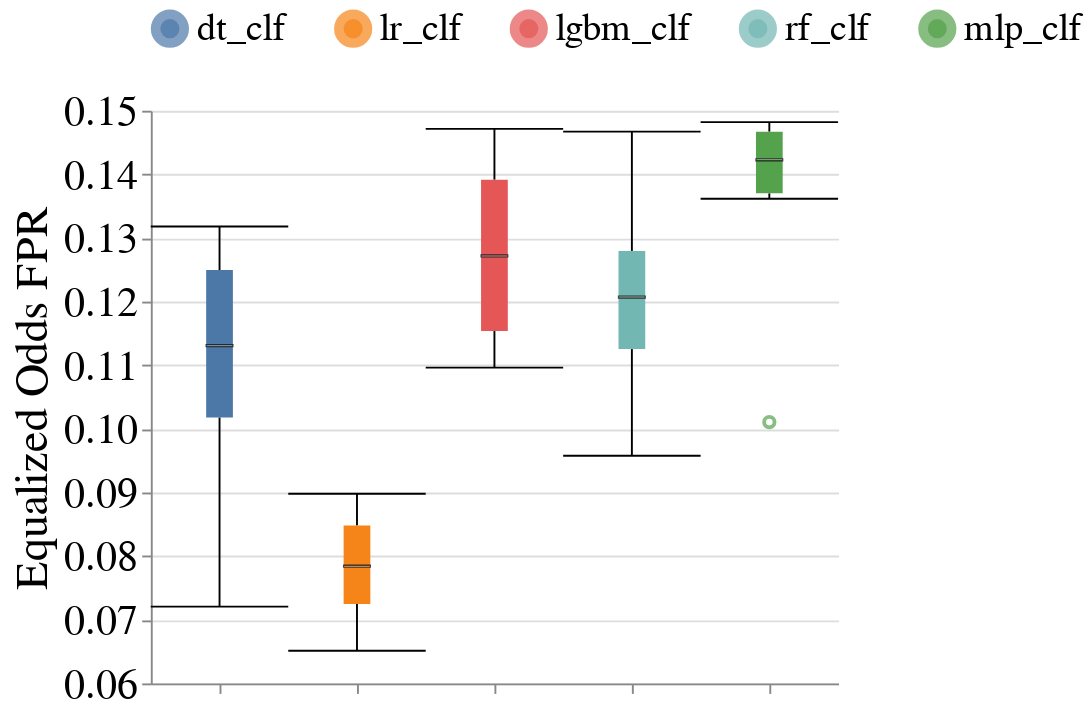

This figure's notebook cell:
### Markdown cell above
### Disparity Metrics

### Code cell
create_box_plots_for_diff_baseline_models(dataset_name=DATASET_NAME,
                                          metric_name='Equalized_Odds_FPR',
                                          group=SENSITIVE_ATTR_FOR_DISPARITY_METRICS,
                                          db_client=db_client)

### Figure 1 — Vega-Lite specification as saved in the notebook (floating-point values rounded to 4 significant figures)
{"config": {"view": {"continuousWidth": 400, "continuousHeight": 300, "stroke": null}, "axis": {"labelFontSize": 22, "labelFontWeight": "normal", "titleFontSize": 24, "titleFontWeight": "normal"}, "facet": {"spacing": 10}, "header": {"labelFontSize": 20, "labelOrient": "bottom", "labelPadding": 5, "titleFontSize": 20}, "legend": {"columns": 5, "direction": "horizontal", "labelFontSize": 20, "labelLimit": 400, "orient": "top", "symbolStrokeWidth": 10, "titleAnchor": "middle", "titleFontSize": 22, "titleLimit": 300}, "title": {"fontSize": 20}}, "data": {"name": "data-cc97584368808569705d7d0a8d3c53eb"}, "mark": {"type": "boxplot", "median": {"stroke": "black", "strokeWidth": 0.7}, "ticks": true}, "encoding": {"color": {"field": "Model_Name", "sort": ["dt_clf", "lr_clf", "lgbm_clf", "rf_clf", "mlp_clf"], "title": null, "type": "nominal"}, "x": {"axis": {"labels": false}, "field": "Model_Name", "sort": ["dt_clf", "lr_clf", "lgbm_clf", "rf_clf", "mlp_clf"], "title": null, "type": "nominal"}, "y": {"field": "Metric_Value", "scale": {"zero": false}, "title": "Equalized Odds FPR", "type": "quantitative"}}, "width": 360, "$schema": "https://vega.github.io/schema/vega-lite/v4.17.0.json", "datasets": {"data-cc97584368808569705d7d0a8d3c53eb": [{"Metric": "Equalized_Odds_FPR", "Metric_Value": 0.1025, "Model_Name": "dt_clf", "Null_Imputer_Name": "baseline", "Virny_Random_State": 100}, {"Metric": "Equalized_Odds_FPR", "Metric_Value": 0.08981, "Model_Name": "lr_clf", "Null_Imputer_Name": "baseline", "Virny_Random_State": 100}, {"Metric": "Equalized_Odds_FPR", "Metric_Value": 0.1235, "Model_Name": "rf_clf", "Null_Imputer_Name": "baseline", "Virny_Random_State": 100}, {"Metric": "Equalized_Odds_FPR", "Metric_Value": 0.1011, "Model_Name": "mlp_clf", "Null_Imputer_Name": "baseline", "Virny_Random_State": 100}, {"Metric": "Equalized_Odds_FPR", "Metric_Value": 0.1401, "Model_Name": "lgbm_clf", "Null_Imputer_Name": "baseline", "Virny_Random_State": 100}, {"Metric": "Equalized_Odds_FPR", "Metric_Value": 0.1236, "Model_Name": "dt_clf", "Null_Imputer_Name": "baseline", "Virny_Random_State": 200}, {"Metric": "Equalized_Odds_FPR", "Metric_Value": 0.08547, "Model_Name": "lr_clf", "Null_Imputer_Name": "baseline", "Virny_Random_State": 200}, {"Metric": "Equalized_Odds_FPR", "Metric_Value": 0.1295, "Model_Name": "rf_clf", "Null_Imputer_Name": "baseline", "Virny_Random_State": 200}, {"Metric": "Equalized_Odds_FPR", "Metric_Value": 0.1482, "Model_Name": "mlp_clf", "Null_Imputer_Name": "baseline", "Virny_Random_State": 200}, {"Metric": "Equalized_Odds_FPR", "Metric_Value": 0.1181, "Model_Name": "lgbm_clf", "Null_Imputer_Name": "baseline", "Virny_Random_State": 200}, {"Metric": "Equalized_Odds_FPR", "Metric_Value": 0.07207, "Model_Name": "dt_clf", "Null_Imputer_Name": "baseline", "Virny_Random_State": 300}, {"Metric": "Equalized_Odds_FPR", "Metric_Value": 0.06513, "Model_Name": "lr_clf", "Null_Imputer_Name": "baseline", "Virny_Random_State": 300}, {"Metric": "Equalized_Odds_FPR", "Metric_Value": 0.09577, "Model_Name": "rf_clf", "Null_Imputer_Name": "baseline", "Virny_Random_State": 300}, {"Metric": "Equalized_Odds_FPR", "Metric_Value": 0.1362, "Model_Name": "mlp_clf", "Null_Imputer_Name": "baseline", "Virny_Random_State": 300}, {"Metric": "Equalized_Odds_FPR", "Metric_Value": 0.1145, "Model_Name": "lgbm_clf", "Null_Imputer_Name": "baseline", "Virny_Random_State": 300}, {"Metric": "Equalized_Odds_FPR", "Metric_Value": 0.1318, "Model_Name": "dt_clf", "Null_Imputer_Name": "baseline", "Virny_Random_State": 400}, {"Metric": "Equalized_Odds_FPR", "Metric_Value": 0.07401, "Model_Name": "lr_clf", "Null_Imputer_Name": "baseline", "Virny_Random_State": 400}, {"Metric": "Equalized_Odds_FPR", "Metric_Value": 0.1467, "Model_Name": "rf_clf", "Null_Imputer_Name": "baseline", "Virny_Random_State": 400}, {"Metric": "Equalized_Odds_FPR", "Metric_Value": 0.145, "Model_Name": "mlp_clf", "Null_Imputer_Name": "baseline", "Virny_Random_State": 400}, {"Metric": "Equalized_Odds_FPR", "Metric_Value": 0.1363, "Model_Name": "lgbm_clf", "Null_Imputer_Name": "baseline", "Virny_Random_State": 400}, {"Metric": "Equalized_Odds_FPR", "Metric_Value": 0.1016, "Model_Name": "dt_clf", "Null_Imputer_Name": "baseline", "Virny_Random_State": 500}, {"Metric": "Equalized_Odds_FPR", "Metric_Value": 0.08283, "Model_Name": "lr_clf", "Null_Imputer_Name": "baseline", "Virny_Random_State": 500}, {"Metric": "Equalized_Odds_FPR", "Metric_Value": 0.1107, "Model_Name": "rf_clf", "Null_Imputer_Name": "baseline", "Virny_Random_State": 500}, {"Metric": "Equalized_Odds_FPR", "Metric_Value": 0.1396, "Model_Name": "mlp_clf", "Null_Imputer_Name": "baseline", "Virny_Random_State": 500}, {"Metric": "Equalized_Odds_FPR", "Metric_Value": 0.1096, "Model_Name": "lgbm_clf", "Null_Imputer_Name": "baseline", "Virny_Random_State": 500}, {"Metric": "Equalized_Odds_FPR", "Metric_Value": 0.1254, "Model_Name": "dt_clf", "Null_Imputer_Name": "baseline", "Virny_Random_State": 600}, {"Metric": "Equalized_Odds_FPR", "Metric_Value": 0.07197, "Model_Name": "lr_clf", "Null_Imputer_Name": "baseline", "Virny_Random_State": 600}, {"Metric": "Equalized_Odds_FPR", "Metric_Value": 0.118, "Model_Name": "rf_clf", "Null_Imputer_Name": "baseline", "Virny_Random_State": 600}, {"Metric": "Equalized_Odds_FPR", "Metric_Value": 0.1473, "Model_Name": "mlp_clf", "Null_Imputer_Name": "baseline", "Virny_Random_State": 600}, {"Metric": "Equalized_Odds_FPR", "Metric_Value": 0.1471, "Model_Name": "lgbm_clf", "Null_Imputer_Name": "baseline", "Virny_Random_State": 600}]}}
